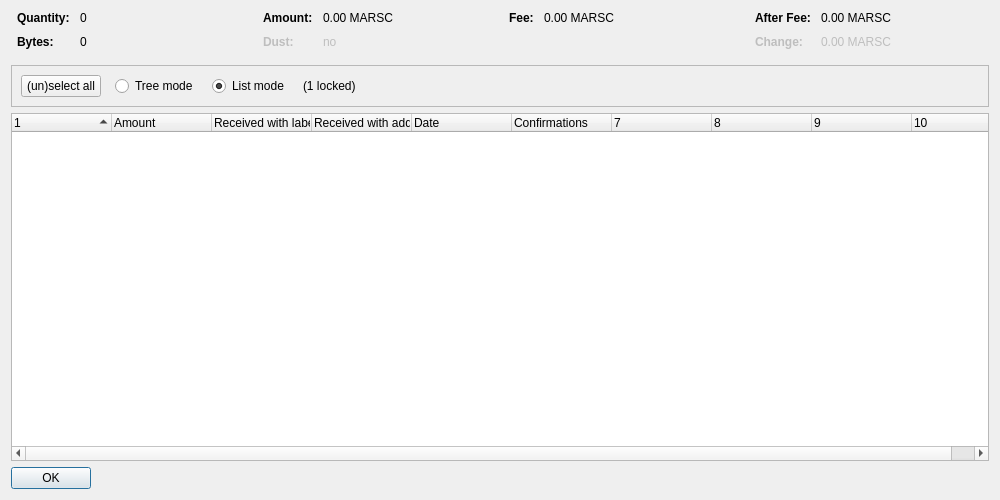
<?xml version="1.0" encoding="UTF-8"?>
<ui version="4.0">
 <class>CoinControlDialog</class>
 <widget class="QDialog" name="CoinControlDialog">
  <property name="geometry">
   <rect>
    <x>0</x>
    <y>0</y>
    <width>1000</width>
    <height>500</height>
   </rect>
  </property>
  <property name="windowTitle">
   <string>Coin Selection</string>
  </property>
  <layout class="QVBoxLayout" name="verticalLayout">
   <item>
    <layout class="QHBoxLayout" name="horizontalLayoutTop" stretch="0,0,0,0">
     <property name="topMargin">
      <number>0</number>
     </property>
     <property name="bottomMargin">
      <number>10</number>
     </property>
     <item>
      <layout class="QFormLayout" name="formLayoutCoinControl1">
       <property name="horizontalSpacing">
        <number>10</number>
       </property>
       <property name="verticalSpacing">
        <number>10</number>
       </property>
       <property name="leftMargin">
        <number>6</number>
       </property>
       <property name="rightMargin">
        <number>6</number>
       </property>
       <item row="0" column="0">
        <widget class="QLabel" name="labelCoinControlQuantityText">
         <property name="font">
          <font>
           <weight>75</weight>
           <bold>true</bold>
          </font>
         </property>
         <property name="text">
          <string>Quantity:</string>
         </property>
        </widget>
       </item>
       <item row="0" column="1">
        <widget class="QLabel" name="labelCoinControlQuantity">
         <property name="cursor">
          <cursorShape>IBeamCursor</cursorShape>
         </property>
         <property name="contextMenuPolicy">
          <enum>Qt::ActionsContextMenu</enum>
         </property>
         <property name="text">
          <string notr="true">0</string>
         </property>
         <property name="textInteractionFlags">
          <set>Qt::LinksAccessibleByMouse|Qt::TextSelectableByKeyboard|Qt::TextSelectableByMouse</set>
         </property>
        </widget>
       </item>
       <item row="1" column="0">
        <widget class="QLabel" name="labelCoinControlBytesText">
         <property name="font">
          <font>
           <weight>75</weight>
           <bold>true</bold>
          </font>
         </property>
         <property name="text">
          <string>Bytes:</string>
         </property>
        </widget>
       </item>
       <item row="1" column="1">
        <widget class="QLabel" name="labelCoinControlBytes">
         <property name="cursor">
          <cursorShape>IBeamCursor</cursorShape>
         </property>
         <property name="contextMenuPolicy">
          <enum>Qt::ActionsContextMenu</enum>
         </property>
         <property name="text">
          <string notr="true">0</string>
         </property>
         <property name="textInteractionFlags">
          <set>Qt::LinksAccessibleByMouse|Qt::TextSelectableByKeyboard|Qt::TextSelectableByMouse</set>
         </property>
        </widget>
       </item>
      </layout>
     </item>
     <item>
      <layout class="QFormLayout" name="formLayoutCoinControl2">
       <property name="horizontalSpacing">
        <number>10</number>
       </property>
       <property name="verticalSpacing">
        <number>10</number>
       </property>
       <property name="leftMargin">
        <number>6</number>
       </property>
       <property name="rightMargin">
        <number>6</number>
       </property>
       <item row="0" column="0">
        <widget class="QLabel" name="labelCoinControlAmountText">
         <property name="font">
          <font>
           <weight>75</weight>
           <bold>true</bold>
          </font>
         </property>
         <property name="text">
          <string>Amount:</string>
         </property>
        </widget>
       </item>
       <item row="0" column="1">
        <widget class="QLabel" name="labelCoinControlAmount">
         <property name="cursor">
          <cursorShape>IBeamCursor</cursorShape>
         </property>
         <property name="contextMenuPolicy">
          <enum>Qt::ActionsContextMenu</enum>
         </property>
         <property name="text">
          <string notr="true">0.00 MARSC</string>
         </property>
         <property name="textInteractionFlags">
          <set>Qt::LinksAccessibleByMouse|Qt::TextSelectableByKeyboard|Qt::TextSelectableByMouse</set>
         </property>
        </widget>
       </item>
       <item row="1" column="0">
        <widget class="QLabel" name="labelCoinControlLowOutputText">
         <property name="enabled">
          <bool>false</bool>
         </property>
         <property name="font">
          <font>
           <weight>75</weight>
           <bold>true</bold>
          </font>
         </property>
         <property name="text">
          <string>Dust:</string>
         </property>
        </widget>
       </item>
       <item row="1" column="1">
        <widget class="QLabel" name="labelCoinControlLowOutput">
         <property name="enabled">
          <bool>false</bool>
         </property>
         <property name="cursor">
          <cursorShape>IBeamCursor</cursorShape>
         </property>
         <property name="contextMenuPolicy">
          <enum>Qt::ActionsContextMenu</enum>
         </property>
         <property name="text">
          <string notr="true">no</string>
         </property>
         <property name="textInteractionFlags">
          <set>Qt::LinksAccessibleByMouse|Qt::TextSelectableByKeyboard|Qt::TextSelectableByMouse</set>
         </property>
        </widget>
       </item>
      </layout>
     </item>
     <item>
      <layout class="QFormLayout" name="formLayoutCoinControl3">
       <property name="horizontalSpacing">
        <number>10</number>
       </property>
       <property name="verticalSpacing">
        <number>10</number>
       </property>
       <property name="leftMargin">
        <number>6</number>
       </property>
       <property name="rightMargin">
        <number>6</number>
       </property>
       <item row="0" column="0">
        <widget class="QLabel" name="labelCoinControlFeeText">
         <property name="font">
          <font>
           <weight>75</weight>
           <bold>true</bold>
          </font>
         </property>
         <property name="text">
          <string>Fee:</string>
         </property>
        </widget>
       </item>
       <item row="0" column="1">
        <widget class="QLabel" name="labelCoinControlFee">
         <property name="cursor">
          <cursorShape>IBeamCursor</cursorShape>
         </property>
         <property name="contextMenuPolicy">
          <enum>Qt::ActionsContextMenu</enum>
         </property>
         <property name="text">
          <string notr="true">0.00 MARSC</string>
         </property>
         <property name="textInteractionFlags">
          <set>Qt::LinksAccessibleByMouse|Qt::TextSelectableByKeyboard|Qt::TextSelectableByMouse</set>
         </property>
        </widget>
       </item>
      </layout>
     </item>
     <item>
      <layout class="QFormLayout" name="formLayoutCoinControl4">
       <property name="horizontalSpacing">
        <number>10</number>
       </property>
       <property name="verticalSpacing">
        <number>10</number>
       </property>
       <property name="leftMargin">
        <number>6</number>
       </property>
       <property name="rightMargin">
        <number>6</number>
       </property>
       <item row="0" column="0">
        <widget class="QLabel" name="labelCoinControlAfterFeeText">
         <property name="font">
          <font>
           <weight>75</weight>
           <bold>true</bold>
          </font>
         </property>
         <property name="text">
          <string>After Fee:</string>
         </property>
        </widget>
       </item>
       <item row="0" column="1">
        <widget class="QLabel" name="labelCoinControlAfterFee">
         <property name="cursor">
          <cursorShape>IBeamCursor</cursorShape>
         </property>
         <property name="contextMenuPolicy">
          <enum>Qt::ActionsContextMenu</enum>
         </property>
         <property name="text">
          <string notr="true">0.00 MARSC</string>
         </property>
         <property name="textInteractionFlags">
          <set>Qt::LinksAccessibleByMouse|Qt::TextSelectableByKeyboard|Qt::TextSelectableByMouse</set>
         </property>
        </widget>
       </item>
       <item row="1" column="0">
        <widget class="QLabel" name="labelCoinControlChangeText">
         <property name="enabled">
          <bool>false</bool>
         </property>
         <property name="font">
          <font>
           <weight>75</weight>
           <bold>true</bold>
          </font>
         </property>
         <property name="text">
          <string>Change:</string>
         </property>
        </widget>
       </item>
       <item row="1" column="1">
        <widget class="QLabel" name="labelCoinControlChange">
         <property name="enabled">
          <bool>false</bool>
         </property>
         <property name="cursor">
          <cursorShape>IBeamCursor</cursorShape>
         </property>
         <property name="contextMenuPolicy">
          <enum>Qt::ActionsContextMenu</enum>
         </property>
         <property name="text">
          <string notr="true">0.00 MARSC</string>
         </property>
         <property name="textInteractionFlags">
          <set>Qt::LinksAccessibleByMouse|Qt::TextSelectableByKeyboard|Qt::TextSelectableByMouse</set>
         </property>
        </widget>
       </item>
      </layout>
     </item>
    </layout>
   </item>
   <item>
    <widget class="QFrame" name="frame">
     <property name="minimumSize">
      <size>
       <width>0</width>
       <height>40</height>
      </size>
     </property>
     <property name="frameShape">
      <enum>QFrame::StyledPanel</enum>
     </property>
     <property name="frameShadow">
      <enum>QFrame::Sunken</enum>
     </property>
     <layout class="QHBoxLayout" name="horizontalLayout">
      <item>
       <layout class="QHBoxLayout" name="horizontalLayoutPanel" stretch="0,0,0,0,0">
        <property name="spacing">
         <number>14</number>
        </property>
        <item>
         <widget class="QPushButton" name="pushButtonSelectAll">
          <property name="sizePolicy">
           <sizepolicy hsizetype="Maximum" vsizetype="Fixed">
            <horstretch>0</horstretch>
            <verstretch>0</verstretch>
           </sizepolicy>
          </property>
          <property name="text">
           <string>(un)select all</string>
          </property>
          <property name="autoDefault">
           <bool>false</bool>
          </property>
         </widget>
        </item>
        <item>
         <widget class="QRadioButton" name="radioTreeMode">
          <property name="sizePolicy">
           <sizepolicy hsizetype="Maximum" vsizetype="Fixed">
            <horstretch>0</horstretch>
            <verstretch>0</verstretch>
           </sizepolicy>
          </property>
          <property name="text">
           <string>Tree mode</string>
          </property>
         </widget>
        </item>
        <item>
         <widget class="QRadioButton" name="radioListMode">
          <property name="sizePolicy">
           <sizepolicy hsizetype="Maximum" vsizetype="Fixed">
            <horstretch>0</horstretch>
            <verstretch>0</verstretch>
           </sizepolicy>
          </property>
          <property name="text">
           <string>List mode</string>
          </property>
          <property name="checked">
           <bool>true</bool>
          </property>
         </widget>
        </item>
        <item>
         <widget class="QLabel" name="labelLocked">
          <property name="text">
           <string notr="true">(1 locked)</string>
          </property>
         </widget>
        </item>
        <item>
         <spacer name="horizontalSpacer">
          <property name="orientation">
           <enum>Qt::Horizontal</enum>
          </property>
          <property name="sizeHint" stdset="0">
           <size>
            <width>40</width>
            <height>20</height>
           </size>
          </property>
         </spacer>
        </item>
       </layout>
      </item>
     </layout>
    </widget>
   </item>
   <item>
    <widget class="CoinControlTreeWidget" name="treeWidget">
     <property name="contextMenuPolicy">
      <enum>Qt::CustomContextMenu</enum>
     </property>
     <property name="sortingEnabled">
      <bool>false</bool>
     </property>
     <property name="columnCount">
      <number>10</number>
     </property>
     <attribute name="headerShowSortIndicator" stdset="0">
      <bool>true</bool>
     </attribute>
     <attribute name="headerStretchLastSection">
      <bool>false</bool>
     </attribute>
     <column>
      <property name="text">
       <string/>
      </property>
     </column>
     <column>
      <property name="text">
       <string>Amount</string>
      </property>
     </column>
     <column>
      <property name="text">
       <string>Received with label</string>
      </property>
     </column>
     <column>
      <property name="text">
       <string>Received with address</string>
      </property>
     </column>
     <column>
      <property name="text">
       <string>Date</string>
      </property>
     </column>
     <column>
      <property name="text">
       <string>Confirmations</string>
      </property>
      <property name="toolTip">
       <string>Confirmed</string>
      </property>
     </column>
     <column>
      <property name="text">
       <string/>
      </property>
     </column>
     <column>
      <property name="text">
       <string/>
      </property>
     </column>
     <column>
      <property name="text">
       <string/>
      </property>
     </column>
     <column>
      <property name="text">
       <string/>
      </property>
     </column>
    </widget>
   </item>
   <item>
    <widget class="QDialogButtonBox" name="buttonBox">
     <property name="sizePolicy">
      <sizepolicy hsizetype="Maximum" vsizetype="Fixed">
       <horstretch>0</horstretch>
       <verstretch>0</verstretch>
      </sizepolicy>
     </property>
     <property name="orientation">
      <enum>Qt::Horizontal</enum>
     </property>
     <property name="standardButtons">
      <set>QDialogButtonBox::Ok</set>
     </property>
    </widget>
   </item>
  </layout>
 </widget>
 <customwidgets>
  <customwidget>
   <class>CoinControlTreeWidget</class>
   <extends>QTreeWidget</extends>
   <header>coincontroltreewidget.h</header>
  </customwidget>
 </customwidgets>
 <resources/>
 <connections/>
</ui>
